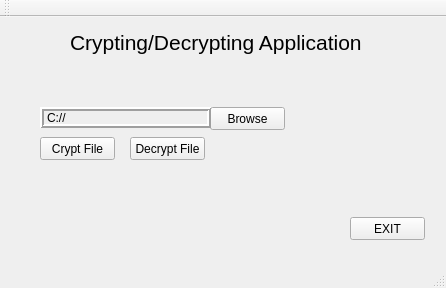
<?xml version="1.0" encoding="UTF-8"?>
<ui version="4.0">
 <class>CryptFilesClass</class>
 <widget class="QMainWindow" name="CryptFilesClass">
  <property name="geometry">
   <rect>
    <x>0</x>
    <y>0</y>
    <width>446</width>
    <height>288</height>
   </rect>
  </property>
  <property name="windowTitle">
   <string>CryptFiles</string>
  </property>
  <widget class="QWidget" name="centralWidget">
   <widget class="QPushButton" name="cryptButton">
    <property name="geometry">
     <rect>
      <x>40</x>
      <y>120</y>
      <width>75</width>
      <height>23</height>
     </rect>
    </property>
    <property name="text">
     <string>Crypt File</string>
    </property>
   </widget>
   <widget class="QPushButton" name="decryptButton">
    <property name="geometry">
     <rect>
      <x>130</x>
      <y>120</y>
      <width>75</width>
      <height>23</height>
     </rect>
    </property>
    <property name="text">
     <string>Decrypt File</string>
    </property>
   </widget>
   <widget class="QPushButton" name="browseButton">
    <property name="geometry">
     <rect>
      <x>210</x>
      <y>90</y>
      <width>75</width>
      <height>23</height>
     </rect>
    </property>
    <property name="text">
     <string>Browse</string>
    </property>
   </widget>
   <widget class="QLabel" name="label">
    <property name="geometry">
     <rect>
      <x>70</x>
      <y>10</y>
      <width>321</width>
      <height>31</height>
     </rect>
    </property>
    <property name="font">
     <font>
      <pointsize>16</pointsize>
     </font>
    </property>
    <property name="text">
     <string>Crypting/Decrypting Application</string>
    </property>
   </widget>
   <widget class="QPushButton" name="exitButton">
    <property name="geometry">
     <rect>
      <x>350</x>
      <y>200</y>
      <width>75</width>
      <height>23</height>
     </rect>
    </property>
    <property name="text">
     <string>EXIT</string>
    </property>
   </widget>
   <widget class="QLabel" name="browseLabel">
    <property name="geometry">
     <rect>
      <x>40</x>
      <y>90</y>
      <width>171</width>
      <height>21</height>
     </rect>
    </property>
    <property name="frameShape">
     <enum>QFrame::Box</enum>
    </property>
    <property name="frameShadow">
     <enum>QFrame::Raised</enum>
    </property>
    <property name="lineWidth">
     <number>2</number>
    </property>
    <property name="text">
     <string>C://</string>
    </property>
   </widget>
   <widget class="QLabel" name="messageLabel">
    <property name="geometry">
     <rect>
      <x>40</x>
      <y>150</y>
      <width>261</width>
      <height>21</height>
     </rect>
    </property>
    <property name="text">
     <string/>
    </property>
   </widget>
  </widget>
  <widget class="QMenuBar" name="menuBar">
   <property name="geometry">
    <rect>
     <x>0</x>
     <y>0</y>
     <width>446</width>
     <height>21</height>
    </rect>
   </property>
  </widget>
  <widget class="QToolBar" name="mainToolBar">
   <attribute name="toolBarArea">
    <enum>TopToolBarArea</enum>
   </attribute>
   <attribute name="toolBarBreak">
    <bool>false</bool>
   </attribute>
  </widget>
  <widget class="QStatusBar" name="statusBar"/>
 </widget>
 <layoutdefault spacing="6" margin="11"/>
 <resources>
  <include location="CryptFiles.qrc"/>
 </resources>
 <connections/>
</ui>
